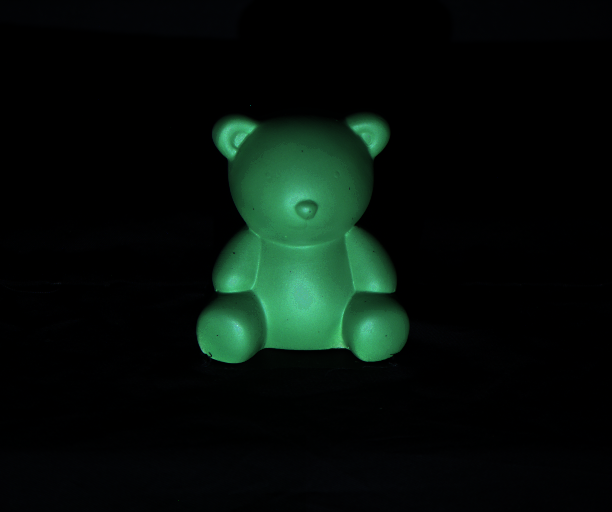
%> input picture Matlab/test_00/01001.png, 612 x 512 px; its folder holds 4 pictures in this run
$ octave main00.m   (GNU Octave 9; MATLAB toolbox functions it lacks are replaced by stand-ins)
%> lines starting %> are read from the running program, lines starting %| are printed output that depends on the picture
close all
clear all
clc
%%
% Dans cette version, on suppose que :
%   - On prend l'objet au moins 3 fois pour chaque angle de vue
%   - Les images sont bien ordonnées
%   - Il n'y a que des images qui nous intéressent dans le dossier
%   - Toutes les images ont le même nombre de pixels
%   - On peut passer l'image en niveau de gris sans problème
%   - On connait le nombre de vues différentes
%%

%% Récupération du jeu de données
folderPath = 'test_00';
nbVues = 5;

fileList = dir(folderPath);
fileList = fileList(3:end); % On enlève .. et .

%% Lire la première image pour déterminer la taille de I et de Slambda
imageRGB = imread(fullfile(folderPath, fileList(1).name));
%> imageRGB is the input picture: size 512x612x3 uint16; mean R, G, B 677.2, 1789.5, 1215.6
imageGray = rgb2gray(imageRGB);
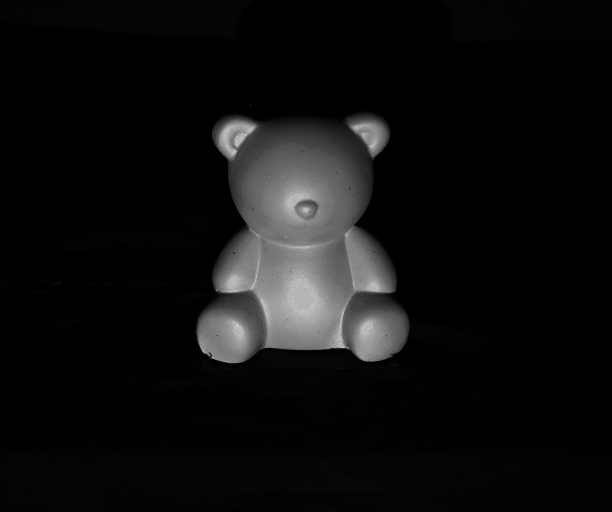
%> imageGray: size 512x612 uint16; min 0, max 23888, mean 1391.5; drawn with min black and max white
[nl, nc] = size(imageGray);
%> nl = 512; nc = 612
% On réduit les dimensions de l'image
imageGray = imageGray(3*nl/5 - nl/14:3*nl/5 + nl/14,nc/2 - nc/14:nc/2 + nc/14);
imshow(imageGray)
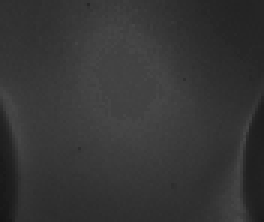
%> displayed picture: size 74x88, on the screen's scale of 0 to 255 (shown 3 times larger); min 21, max 71, mean 53.5
[nnl, nnc] = size(imageGray);
%> nnl = 74; nnc = 88
I = zeros(nnl*nnc,length(fileList));
Slambda = zeros(length(fileList),1);

%TEST = imageGray;
%% Boucle principale
for i = 1:length(fileList)
    % Récupération de l'image
    filename = fileList(i).name;
    imageRGB = imread(fullfile(folderPath, filename));
    %imshow(imageRGB);

    % Conversion de l'image en niveau de gris
    imageGray = rgb2gray(imageRGB);
    imageGray = imageGray(3*nl/5 - nl/14:3*nl/5 + nl/14,nc/2 - nc/14:nc/2 + nc/14);
    % [8 lines of commented-out code are left out]
    I(:,i) = imageGray(:);

    % Calcul des valeurs singulières de la matrice I(:,1:i) et stockage dans Slambda
    SVD = svd(I(:,1:i));
%> SVD = 1126317
    if i == 15
        figure
        plot(log(SVD),'x');
    end
    Slambda(i) = sum(SVD);

    %% autre sol ?
    %Slambda(i) = sum(svd(double(imageGray)));

    %% Encore autre sol ?
    %Slambda(i) = sum(svd(sum(I,2)));
end
%> pass 2 of the loop `for i = 1:length(fileList)`:
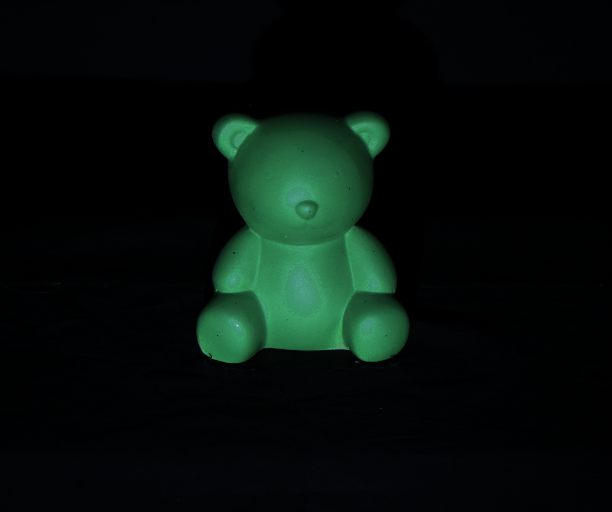
%> input picture Matlab/test_00/01002.png, 612 x 512 px
%> imageRGB is the input picture: size 512x612x3 uint16; mean R, G, B 919.6, 2290.7, 1670
%> `imageGray = rgb2gray(imageRGB);`:
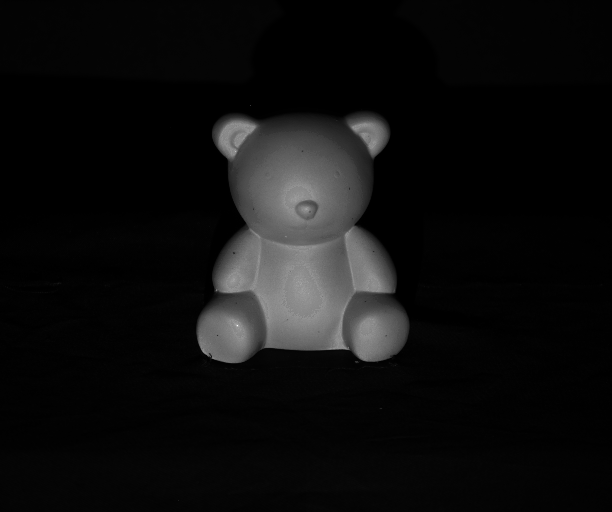
%> imageGray: size 512x612 uint16; min 0, max 31363, mean 1810.1; drawn with min black and max white
%> SVD = [1690259.6; 60647.1]
%> pass 3 of the loop `for i = 1:length(fileList)`:
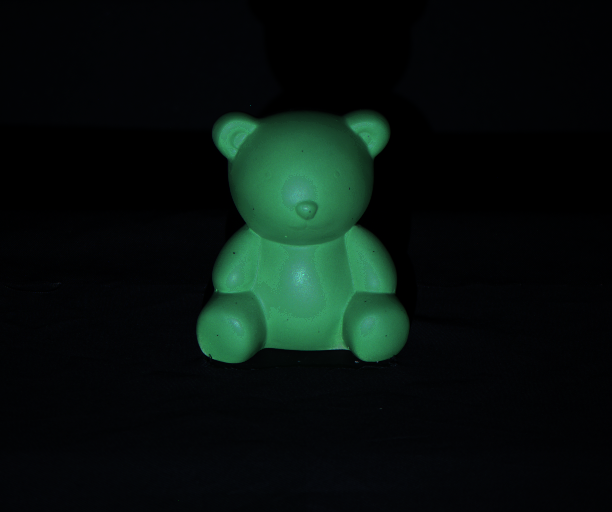
%> input picture Matlab/test_00/01003.png, 612 x 512 px
%> imageRGB is the input picture: size 512x612x3 uint16; mean R, G, B 1148.2, 2697.6, 2145.5
%> `imageGray = rgb2gray(imageRGB);`:
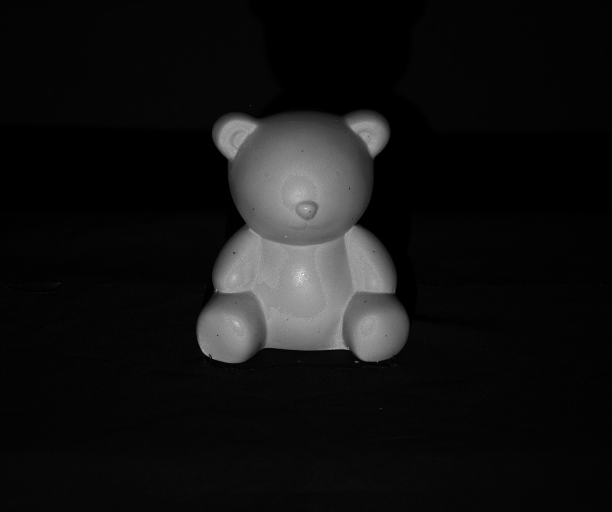
%> imageGray: size 512x612 uint16; min 0, max 29212, mean 2171.5; drawn with min black and max white
%> SVD = [2140635; 93737.4; 39682.8]
%> the loop made 4 passes; the first 3 are shown
%% Affichage de Slambda
separationTh_00 = [16,27,33,41]; % Numéro des images correspondant au changement d'axe de caméra pour test_00
%> separationTh_00 = [16 27 33 41]
%separationTh_01 = [6,10,16]; % Numéro des images correspondant au changement d'axe de caméra pour test_01
figure
hold on
plot(Slambda,'r+');
plot(Slambda,'k');
for i = 1:length(separationTh_00)
    xline(separationTh_00(i),'--b');
end
xlabel("Nombre d'image prise en compte")
ylabel("Somme des valeurs singulières de I")
title("Graphique de Slambda")
legend('Valeurs observées', 'Courbe des valeurs observées', 'Changements réels')
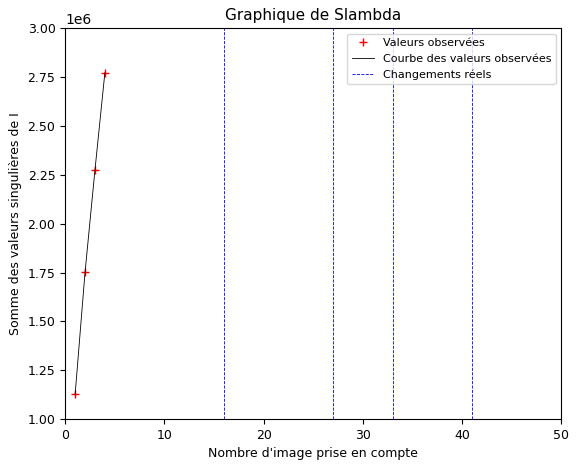
%> figure redrawn from the program's plot data
hold off

%% Utilisation d'un Slambda relatif
SlambdaRel = zeros(length(Slambda),1);
SlambdaRel(1) = 1; % Pour la première valeur, on la met à 1 pour la comparaison

for i = 2:length(Slambda)
    SlambdaRel(i) = abs(Slambda(i) - Slambda(i-1)) / Slambda(i-1);
end
%% Affichage de SlambdaRel
figure
hold on
plot(SlambdaRel,'r+');
plot(SlambdaRel,'k');
for i = 1:length(separationTh_00)
    xline(separationTh_00(i),'--b');
end
xlabel("Nombre d'image prise en compte")
ylabel("Somme des valeurs singulières de I relatives")
title("Graphique de SlambdaRel")
legend('Valeurs observées', 'Courbe des valeurs observées', 'Changements réels')
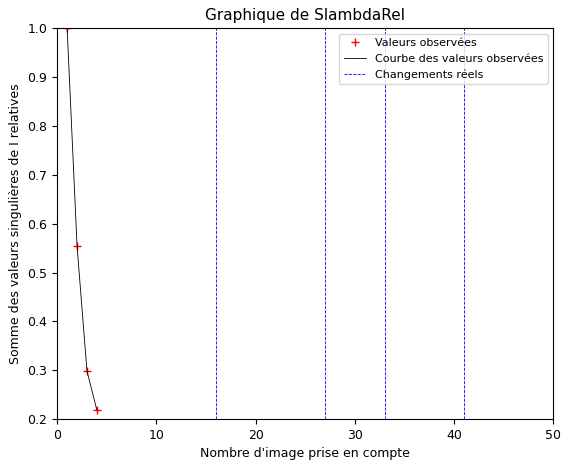
%> figure redrawn from the program's plot data
hold off

%% Détection changement vue
VariationSLR = zeros(length(SlambdaRel),1);
VariationSLR(1) = 1;
for i = 2:length(VariationSLR)
    VariationSLR(i) = SlambdaRel(i)/ SlambdaRel(i-1);
end
figure
plot(VariationSLR)
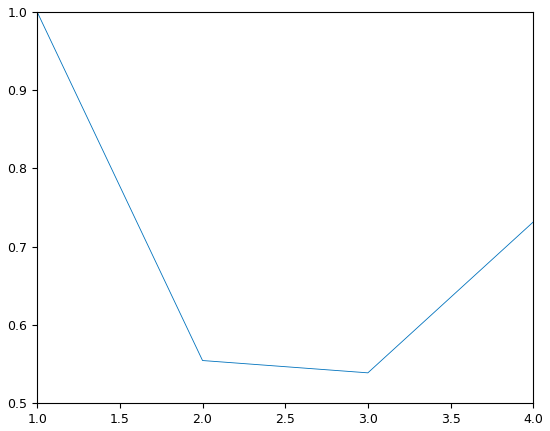
%> figure redrawn from the program's plot data
findpeaks(VariationSLR)

[sortedValues, sortedIndices] = sort(VariationSLR, 'descend');

% Prendre les indices des 'Vues-1' plus grandes valeurs
indicesChangementVue = sort(sortedIndices(1:(nbVues-1)),'ascend');

%% Création des différents dossiers avec les images
for i = 1:nbVues
    folderName = fullfile('resultat00',sprintf('dossier%d', i));
    mkdir(folderName);

    % Déplacer les images correspondant à ce dossier
    if i == 1
        debut = 1;
    else
        debut = indicesChangementVue(i-1);
    end
    if i == nbVues
        fin = length(fileList);
    else
        fin = indicesChangementVue(i) - 1;
    end
    for j = debut:fin
        source = fullfile(folderPath, fileList(j).name);
        destination = fullfile(folderName, fileList(j).name);
        copyfile(source, destination);
    end
end
